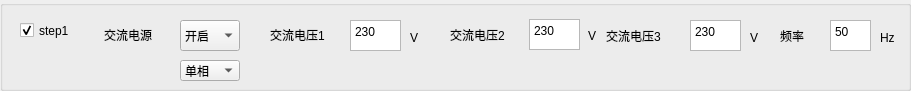
  <widget class="QGroupBox" name="groupBox">
   <property name="geometry">
    <rect>
     <x>0</x>
     <y>0</y>
     <width>911</width>
     <height>91</height>
    </rect>
   </property>
   <property name="title">
    <string/>
   </property>
   <widget class="QLabel" name="label_18">
    <property name="geometry">
     <rect>
      <x>880</x>
      <y>30</y>
      <width>20</width>
      <height>16</height>
     </rect>
    </property>
    <property name="text">
     <string>Hz</string>
    </property>
   </widget>
   <widget class="QLabel" name="label_19">
    <property name="geometry">
     <rect>
      <x>780</x>
      <y>20</y>
      <width>41</width>
      <height>31</height>
     </rect>
    </property>
    <property name="text">
     <string>频率</string>
    </property>
   </widget>
   <widget class="QTextEdit" name="textEdit_S1_AC_FR">
    <property name="geometry">
     <rect>
      <x>830</x>
      <y>20</y>
      <width>41</width>
      <height>31</height>
     </rect>
    </property>
    <property name="html">
     <string>&lt;!DOCTYPE HTML PUBLIC &quot;-//W3C//DTD HTML 4.0//EN&quot; &quot;http://www.w3.org/TR/REC-html40/strict.dtd&quot;&gt;
&lt;html&gt;&lt;head&gt;&lt;meta name=&quot;qrichtext&quot; content=&quot;1&quot; /&gt;&lt;style type=&quot;text/css&quot;&gt;
p, li { white-space: pre-wrap; }
&lt;/style&gt;&lt;/head&gt;&lt;body style=&quot; font-family:'SimSun'; font-size:9pt; font-weight:400; font-style:normal;&quot;&gt;
&lt;p style=&quot; margin-top:0px; margin-bottom:0px; margin-left:0px; margin-right:0px; -qt-block-indent:0; text-indent:0px;&quot;&gt;50&lt;/p&gt;&lt;/body&gt;&lt;/html&gt;</string>
    </property>
   </widget>
   <widget class="QComboBox" name="comboBox_S1_AC_2">
    <property name="geometry">
     <rect>
      <x>180</x>
      <y>60</y>
      <width>60</width>
      <height>21</height>
     </rect>
    </property>
    <item>
     <property name="text">
      <string>单相</string>
     </property>
    </item>
    <item>
     <property name="text">
      <string>三相</string>
     </property>
    </item>
   </widget>
   <widget class="QLabel" name="label_107">
    <property name="geometry">
     <rect>
      <x>588</x>
      <y>28</y>
      <width>16</width>
      <height>16</height>
     </rect>
    </property>
    <property name="text">
     <string>V</string>
    </property>
   </widget>
   <widget class="QLabel" name="label_113">
    <property name="geometry">
     <rect>
      <x>450</x>
      <y>19</y>
      <width>71</width>
      <height>31</height>
     </rect>
    </property>
    <property name="text">
     <string>交流电压2</string>
    </property>
   </widget>
   <widget class="QComboBox" name="comboBox_S1_AC">
    <property name="geometry">
     <rect>
      <x>180</x>
      <y>20</y>
      <width>60</width>
      <height>31</height>
     </rect>
    </property>
    <item>
     <property name="text">
      <string>开启</string>
     </property>
    </item>
    <item>
     <property name="text">
      <string>关闭</string>
     </property>
    </item>
   </widget>
   <widget class="QLabel" name="label_4">
    <property name="geometry">
     <rect>
      <x>270</x>
      <y>19</y>
      <width>71</width>
      <height>31</height>
     </rect>
    </property>
    <property name="text">
     <string>交流电压1</string>
    </property>
   </widget>
   <widget class="QLabel" name="label_123">
    <property name="geometry">
     <rect>
      <x>606</x>
      <y>25</y>
      <width>71</width>
      <height>21</height>
     </rect>
    </property>
    <property name="text">
     <string>交流电压3</string>
    </property>
   </widget>
   <widget class="QTextEdit" name="textEdit_S1_AC_VOLT_2">
    <property name="geometry">
     <rect>
      <x>529</x>
      <y>19</y>
      <width>51</width>
      <height>31</height>
     </rect>
    </property>
    <property name="acceptDrops">
     <bool>true</bool>
    </property>
    <property name="undoRedoEnabled">
     <bool>true</bool>
    </property>
    <property name="readOnly">
     <bool>false</bool>
    </property>
    <property name="html">
     <string>&lt;!DOCTYPE HTML PUBLIC &quot;-//W3C//DTD HTML 4.0//EN&quot; &quot;http://www.w3.org/TR/REC-html40/strict.dtd&quot;&gt;
&lt;html&gt;&lt;head&gt;&lt;meta name=&quot;qrichtext&quot; content=&quot;1&quot; /&gt;&lt;style type=&quot;text/css&quot;&gt;
p, li { white-space: pre-wrap; }
&lt;/style&gt;&lt;/head&gt;&lt;body style=&quot; font-family:'SimSun'; font-size:9pt; font-weight:400; font-style:normal;&quot;&gt;
&lt;p style=&quot; margin-top:0px; margin-bottom:0px; margin-left:0px; margin-right:0px; -qt-block-indent:0; text-indent:0px;&quot;&gt;230&lt;/p&gt;&lt;/body&gt;&lt;/html&gt;</string>
    </property>
   </widget>
   <widget class="QTextEdit" name="textEdit_S1_AC_VOLT">
    <property name="geometry">
     <rect>
      <x>350</x>
      <y>20</y>
      <width>51</width>
      <height>31</height>
     </rect>
    </property>
    <property name="html">
     <string>&lt;!DOCTYPE HTML PUBLIC &quot;-//W3C//DTD HTML 4.0//EN&quot; &quot;http://www.w3.org/TR/REC-html40/strict.dtd&quot;&gt;
&lt;html&gt;&lt;head&gt;&lt;meta name=&quot;qrichtext&quot; content=&quot;1&quot; /&gt;&lt;style type=&quot;text/css&quot;&gt;
p, li { white-space: pre-wrap; }
&lt;/style&gt;&lt;/head&gt;&lt;body style=&quot; font-family:'SimSun'; font-size:9pt; font-weight:400; font-style:normal;&quot;&gt;
&lt;p style=&quot; margin-top:0px; margin-bottom:0px; margin-left:0px; margin-right:0px; -qt-block-indent:0; text-indent:0px;&quot;&gt;230&lt;/p&gt;&lt;/body&gt;&lt;/html&gt;</string>
    </property>
   </widget>
   <widget class="QLabel" name="label_5">
    <property name="geometry">
     <rect>
      <x>410</x>
      <y>30</y>
      <width>16</width>
      <height>16</height>
     </rect>
    </property>
    <property name="text">
     <string>V</string>
    </property>
   </widget>
   <widget class="QTextEdit" name="textEdit_S1_AC_VOLT_3">
    <property name="geometry">
     <rect>
      <x>690</x>
      <y>20</y>
      <width>51</width>
      <height>31</height>
     </rect>
    </property>
    <property name="readOnly">
     <bool>false</bool>
    </property>
    <property name="html">
     <string>&lt;!DOCTYPE HTML PUBLIC &quot;-//W3C//DTD HTML 4.0//EN&quot; &quot;http://www.w3.org/TR/REC-html40/strict.dtd&quot;&gt;
&lt;html&gt;&lt;head&gt;&lt;meta name=&quot;qrichtext&quot; content=&quot;1&quot; /&gt;&lt;style type=&quot;text/css&quot;&gt;
p, li { white-space: pre-wrap; }
&lt;/style&gt;&lt;/head&gt;&lt;body style=&quot; font-family:'SimSun'; font-size:9pt; font-weight:400; font-style:normal;&quot;&gt;
&lt;p style=&quot; margin-top:0px; margin-bottom:0px; margin-left:0px; margin-right:0px; -qt-block-indent:0; text-indent:0px;&quot;&gt;230&lt;/p&gt;&lt;/body&gt;&lt;/html&gt;</string>
    </property>
   </widget>
   <widget class="QLabel" name="label_3">
    <property name="geometry">
     <rect>
      <x>104</x>
      <y>25</y>
      <width>71</width>
      <height>20</height>
     </rect>
    </property>
    <property name="text">
     <string>交流电源</string>
    </property>
   </widget>
   <widget class="QCheckBox" name="checkBox_S1">
    <property name="geometry">
     <rect>
      <x>20</x>
      <y>20</y>
      <width>81</width>
      <height>21</height>
     </rect>
    </property>
    <property name="text">
     <string>step1</string>
    </property>
    <property name="checked">
     <bool>true</bool>
    </property>
   </widget>
   <widget class="QLabel" name="label_102">
    <property name="geometry">
     <rect>
      <x>750</x>
      <y>30</y>
      <width>16</width>
      <height>16</height>
     </rect>
    </property>
    <property name="text">
     <string>V</string>
    </property>
   </widget>
  </widget>
